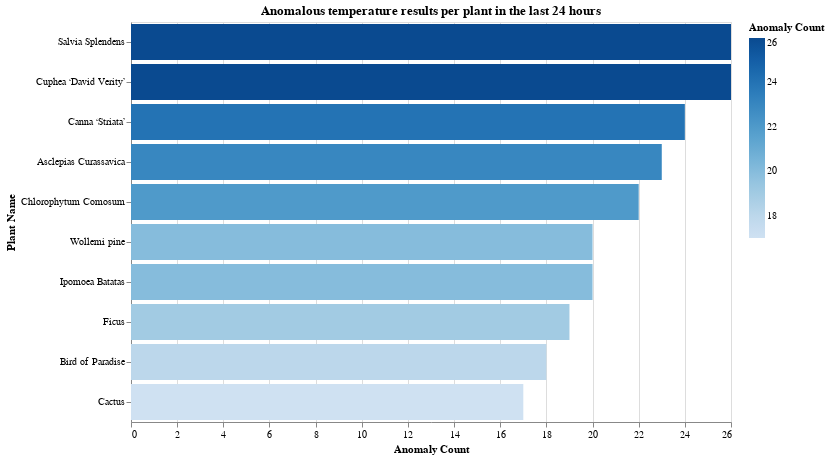

The notebook cell this image was saved under:
### Code cell
chart = alt.Chart(top_10_anomalies).mark_bar().encode(
    x=alt.X('anomalies:Q', axis=alt.Axis(title='Anomaly Count')), 
    y=alt.Y('plant_name:O', sort=alt.EncodingSortField(
        field='anomalies', order='descending'), axis=alt.Axis(title='Plant Name')),
    color=alt.Color('anomalies:Q', legend=alt.Legend(title='Anomaly Count')),
    tooltip=['plant_name', 'plant_id', 'anomalies']
).properties(
    width=600,
    height=400,
    title='Anomalous temperature results per plant in the last 24 hours'
)

chart

### Figure 1 — Vega-Lite specification as saved in the notebook (floating-point values rounded to 4 significant figures)
{"config": {"view": {"continuousWidth": 300, "continuousHeight": 300}}, "data": {"name": "data-886f820582c307d3f3149f1334e576ec"}, "mark": {"type": "bar"}, "encoding": {"color": {"field": "anomalies", "legend": {"title": "Anomaly Count"}, "type": "quantitative"}, "tooltip": [{"field": "plant_name", "type": "nominal"}, {"field": "plant_id", "type": "quantitative"}, {"field": "anomalies", "type": "quantitative"}], "x": {"axis": {"title": "Anomaly Count"}, "field": "anomalies", "type": "quantitative"}, "y": {"axis": {"title": "Plant Name"}, "field": "plant_name", "sort": {"field": "anomalies", "order": "descending"}, "type": "ordinal"}}, "height": 400, "title": "Anomalous temperature results per plant in the last 24 hours", "width": 600, "$schema": "https://vega.github.io/schema/vega-lite/v5.20.1.json", "datasets": {"data-886f820582c307d3f3149f1334e576ec": [{"plant_id": 20, "anomalies": 26, "plant_name": "Salvia Splendens"}, {"plant_id": 15, "anomalies": 26, "plant_name": "Cuphea ‘David Verity’"}, {"plant_id": 13, "anomalies": 24, "plant_name": "Canna ‘Striata’"}, {"plant_id": 11, "anomalies": 23, "plant_name": "Asclepias Curassavica"}, {"plant_id": 42, "anomalies": 22, "plant_name": "Chlorophytum Comosum"}, {"plant_id": 6, "anomalies": 20, "plant_name": "Wollemi pine"}, {"plant_id": 17, "anomalies": 20, "plant_name": "Ipomoea Batatas"}, {"plant_id": 24, "anomalies": 19, "plant_name": "Ficus"}, {"plant_id": 22, "anomalies": 18, "plant_name": "Bird of Paradise"}, {"plant_id": 9, "anomalies": 17, "plant_name": "Cactus"}]}}
